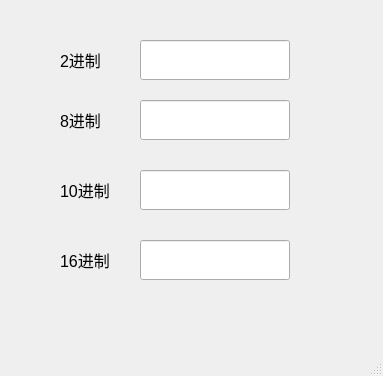
<?xml version="1.0" encoding="UTF-8"?>
<ui version="4.0">
 <class>MainWindow</class>
 <widget class="QMainWindow" name="MainWindow">
  <property name="geometry">
   <rect>
    <x>0</x>
    <y>0</y>
    <width>383</width>
    <height>376</height>
   </rect>
  </property>
  <property name="windowTitle">
   <string>MainWindow</string>
  </property>
  <widget class="QWidget" name="centralwidget">
   <widget class="QLabel" name="label">
    <property name="geometry">
     <rect>
      <x>60</x>
      <y>40</y>
      <width>53</width>
      <height>40</height>
     </rect>
    </property>
    <property name="font">
     <font>
      <pointsize>12</pointsize>
     </font>
    </property>
    <property name="text">
     <string>2进制</string>
    </property>
   </widget>
   <widget class="QLabel" name="label_2">
    <property name="geometry">
     <rect>
      <x>60</x>
      <y>100</y>
      <width>53</width>
      <height>40</height>
     </rect>
    </property>
    <property name="font">
     <font>
      <pointsize>12</pointsize>
     </font>
    </property>
    <property name="text">
     <string>8进制</string>
    </property>
   </widget>
   <widget class="QLabel" name="label_3">
    <property name="geometry">
     <rect>
      <x>60</x>
      <y>170</y>
      <width>53</width>
      <height>40</height>
     </rect>
    </property>
    <property name="font">
     <font>
      <pointsize>12</pointsize>
     </font>
    </property>
    <property name="text">
     <string>10进制</string>
    </property>
   </widget>
   <widget class="QLabel" name="label_4">
    <property name="geometry">
     <rect>
      <x>60</x>
      <y>240</y>
      <width>53</width>
      <height>40</height>
     </rect>
    </property>
    <property name="font">
     <font>
      <pointsize>12</pointsize>
     </font>
    </property>
    <property name="text">
     <string>16进制</string>
    </property>
   </widget>
   <widget class="QLineEdit" name="lineEdit2">
    <property name="geometry">
     <rect>
      <x>140</x>
      <y>40</y>
      <width>150</width>
      <height>40</height>
     </rect>
    </property>
    <property name="font">
     <font>
      <pointsize>12</pointsize>
     </font>
    </property>
   </widget>
   <widget class="QLineEdit" name="lineEdit8">
    <property name="geometry">
     <rect>
      <x>140</x>
      <y>100</y>
      <width>150</width>
      <height>40</height>
     </rect>
    </property>
    <property name="font">
     <font>
      <pointsize>12</pointsize>
     </font>
    </property>
   </widget>
   <widget class="QLineEdit" name="lineEdit10">
    <property name="geometry">
     <rect>
      <x>140</x>
      <y>170</y>
      <width>150</width>
      <height>40</height>
     </rect>
    </property>
    <property name="font">
     <font>
      <pointsize>12</pointsize>
     </font>
    </property>
   </widget>
   <widget class="QLineEdit" name="lineEdit16">
    <property name="geometry">
     <rect>
      <x>140</x>
      <y>240</y>
      <width>150</width>
      <height>40</height>
     </rect>
    </property>
    <property name="font">
     <font>
      <pointsize>12</pointsize>
     </font>
    </property>
   </widget>
  </widget>
  <widget class="QMenuBar" name="menubar">
   <property name="geometry">
    <rect>
     <x>0</x>
     <y>0</y>
     <width>383</width>
     <height>21</height>
    </rect>
   </property>
  </widget>
  <widget class="QStatusBar" name="statusbar"/>
 </widget>
 <resources/>
 <connections/>
</ui>
